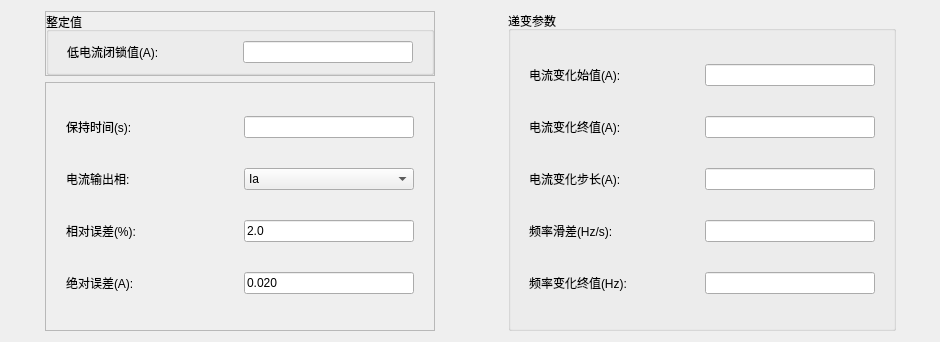
<?xml version="1.0" encoding="UTF-8"?>
<ui version="4.0">
 <class>QLowFreqILockItemParaEditWidget</class>
 <widget class="QWidget" name="QLowFreqILockItemParaEditWidget">
  <property name="geometry">
   <rect>
    <x>0</x>
    <y>0</y>
    <width>940</width>
    <height>342</height>
   </rect>
  </property>
  <property name="sizePolicy">
   <sizepolicy hsizetype="Preferred" vsizetype="Maximum">
    <horstretch>0</horstretch>
    <verstretch>0</verstretch>
   </sizepolicy>
  </property>
  <property name="minimumSize">
   <size>
    <width>0</width>
    <height>0</height>
   </size>
  </property>
  <property name="windowTitle">
   <string>Form</string>
  </property>
  <layout class="QHBoxLayout" name="horizontalLayout" stretch="1,4,2,4,1">
   <item>
    <spacer name="horizontalSpacer_2">
     <property name="orientation">
      <enum>Qt::Horizontal</enum>
     </property>
     <property name="sizeHint" stdset="0">
      <size>
       <width>40</width>
       <height>20</height>
      </size>
     </property>
    </spacer>
   </item>
   <item>
    <layout class="QVBoxLayout" name="verticalLayout_3" stretch="1,4">
     <item>
      <widget class="QFrame" name="frame_2">
       <property name="frameShape">
        <enum>QFrame::StyledPanel</enum>
       </property>
       <property name="frameShadow">
        <enum>QFrame::Raised</enum>
       </property>
       <layout class="QVBoxLayout" name="verticalLayout_2">
        <property name="spacing">
         <number>0</number>
        </property>
        <property name="leftMargin">
         <number>0</number>
        </property>
        <property name="topMargin">
         <number>0</number>
        </property>
        <property name="rightMargin">
         <number>0</number>
        </property>
        <property name="bottomMargin">
         <number>0</number>
        </property>
        <item>
         <widget class="QGroupBox" name="groupBox">
          <property name="maximumSize">
           <size>
            <width>16777215</width>
            <height>16777215</height>
           </size>
          </property>
          <property name="title">
           <string>整定值</string>
          </property>
          <layout class="QGridLayout" name="gridLayout_13">
           <item row="0" column="0">
            <layout class="QHBoxLayout" name="horizontalLayout_48">
             <property name="leftMargin">
              <number>9</number>
             </property>
             <property name="rightMargin">
              <number>9</number>
             </property>
             <item>
              <widget class="QLabel" name="m_labIBlockSetting">
               <property name="sizePolicy">
                <sizepolicy hsizetype="Fixed" vsizetype="Fixed">
                 <horstretch>0</horstretch>
                 <verstretch>0</verstretch>
                </sizepolicy>
               </property>
               <property name="minimumSize">
                <size>
                 <width>170</width>
                 <height>0</height>
                </size>
               </property>
               <property name="maximumSize">
                <size>
                 <width>170</width>
                 <height>16777215</height>
                </size>
               </property>
               <property name="text">
                <string>低电流闭锁值(A):</string>
               </property>
               <property name="alignment">
                <set>Qt::AlignLeading|Qt::AlignLeft|Qt::AlignVCenter</set>
               </property>
              </widget>
             </item>
             <item>
              <widget class="QSettingLineEdit" name="m_txtIBlock_IBlockSetting">
               <property name="sizePolicy">
                <sizepolicy hsizetype="Fixed" vsizetype="Fixed">
                 <horstretch>0</horstretch>
                 <verstretch>0</verstretch>
                </sizepolicy>
               </property>
               <property name="minimumSize">
                <size>
                 <width>170</width>
                 <height>0</height>
                </size>
               </property>
               <property name="maximumSize">
                <size>
                 <width>170</width>
                 <height>16777215</height>
                </size>
               </property>
              </widget>
             </item>
            </layout>
           </item>
          </layout>
         </widget>
        </item>
       </layout>
      </widget>
     </item>
     <item>
      <widget class="QFrame" name="frame">
       <property name="frameShape">
        <enum>QFrame::StyledPanel</enum>
       </property>
       <property name="frameShadow">
        <enum>QFrame::Raised</enum>
       </property>
       <layout class="QVBoxLayout" name="verticalLayout">
        <item>
         <layout class="QHBoxLayout" name="horizontalLayout_5">
          <property name="leftMargin">
           <number>9</number>
          </property>
          <property name="rightMargin">
           <number>9</number>
          </property>
          <item>
           <widget class="QLabel" name="m_labHoldTime">
            <property name="sizePolicy">
             <sizepolicy hsizetype="Fixed" vsizetype="Fixed">
              <horstretch>0</horstretch>
              <verstretch>0</verstretch>
             </sizepolicy>
            </property>
            <property name="minimumSize">
             <size>
              <width>170</width>
              <height>0</height>
             </size>
            </property>
            <property name="maximumSize">
             <size>
              <width>170</width>
              <height>16777215</height>
             </size>
            </property>
            <property name="text">
             <string>保持时间(s):</string>
            </property>
            <property name="alignment">
             <set>Qt::AlignLeading|Qt::AlignLeft|Qt::AlignVCenter</set>
            </property>
           </widget>
          </item>
          <item>
           <widget class="QLineEdit" name="m_txtIBlock_HoldTime">
            <property name="sizePolicy">
             <sizepolicy hsizetype="Fixed" vsizetype="Fixed">
              <horstretch>0</horstretch>
              <verstretch>0</verstretch>
             </sizepolicy>
            </property>
            <property name="minimumSize">
             <size>
              <width>170</width>
              <height>0</height>
             </size>
            </property>
            <property name="maximumSize">
             <size>
              <width>170</width>
              <height>16777215</height>
             </size>
            </property>
           </widget>
          </item>
         </layout>
        </item>
        <item>
         <layout class="QHBoxLayout" name="horizontalLayout_39">
          <property name="leftMargin">
           <number>9</number>
          </property>
          <property name="rightMargin">
           <number>9</number>
          </property>
          <item>
           <widget class="QLabel" name="m_labIBlock_Var">
            <property name="sizePolicy">
             <sizepolicy hsizetype="Fixed" vsizetype="Fixed">
              <horstretch>0</horstretch>
              <verstretch>0</verstretch>
             </sizepolicy>
            </property>
            <property name="minimumSize">
             <size>
              <width>170</width>
              <height>0</height>
             </size>
            </property>
            <property name="maximumSize">
             <size>
              <width>170</width>
              <height>16777215</height>
             </size>
            </property>
            <property name="text">
             <string>电流输出相:</string>
            </property>
            <property name="alignment">
             <set>Qt::AlignLeading|Qt::AlignLeft|Qt::AlignVCenter</set>
            </property>
           </widget>
          </item>
          <item>
           <widget class="QComboBox" name="m_cmbIBlock_Var">
            <property name="sizePolicy">
             <sizepolicy hsizetype="Fixed" vsizetype="Fixed">
              <horstretch>0</horstretch>
              <verstretch>0</verstretch>
             </sizepolicy>
            </property>
            <property name="minimumSize">
             <size>
              <width>170</width>
              <height>0</height>
             </size>
            </property>
            <property name="maximumSize">
             <size>
              <width>170</width>
              <height>16777215</height>
             </size>
            </property>
            <item>
             <property name="text">
              <string>Ia</string>
             </property>
            </item>
            <item>
             <property name="text">
              <string>Ib</string>
             </property>
            </item>
            <item>
             <property name="text">
              <string>Ic</string>
             </property>
            </item>
            <item>
             <property name="text">
              <string>Iabc</string>
             </property>
            </item>
           </widget>
          </item>
         </layout>
        </item>
        <item>
         <layout class="QHBoxLayout" name="horizontalLayout_40">
          <property name="leftMargin">
           <number>9</number>
          </property>
          <property name="rightMargin">
           <number>9</number>
          </property>
          <item>
           <widget class="QLabel" name="m_labRelErr">
            <property name="sizePolicy">
             <sizepolicy hsizetype="Fixed" vsizetype="Fixed">
              <horstretch>0</horstretch>
              <verstretch>0</verstretch>
             </sizepolicy>
            </property>
            <property name="minimumSize">
             <size>
              <width>170</width>
              <height>0</height>
             </size>
            </property>
            <property name="maximumSize">
             <size>
              <width>170</width>
              <height>16777215</height>
             </size>
            </property>
            <property name="text">
             <string>相对误差(%):</string>
            </property>
            <property name="alignment">
             <set>Qt::AlignLeading|Qt::AlignLeft|Qt::AlignVCenter</set>
            </property>
           </widget>
          </item>
          <item>
           <widget class="QLineEdit" name="m_txtIBlock_RelErr">
            <property name="sizePolicy">
             <sizepolicy hsizetype="Fixed" vsizetype="Fixed">
              <horstretch>0</horstretch>
              <verstretch>0</verstretch>
             </sizepolicy>
            </property>
            <property name="minimumSize">
             <size>
              <width>170</width>
              <height>0</height>
             </size>
            </property>
            <property name="maximumSize">
             <size>
              <width>170</width>
              <height>16777215</height>
             </size>
            </property>
            <property name="text">
             <string>2.0</string>
            </property>
           </widget>
          </item>
         </layout>
        </item>
        <item>
         <layout class="QHBoxLayout" name="horizontalLayout_41">
          <property name="leftMargin">
           <number>9</number>
          </property>
          <property name="rightMargin">
           <number>9</number>
          </property>
          <item>
           <widget class="QLabel" name="m_labAbsErr">
            <property name="sizePolicy">
             <sizepolicy hsizetype="Fixed" vsizetype="Fixed">
              <horstretch>0</horstretch>
              <verstretch>0</verstretch>
             </sizepolicy>
            </property>
            <property name="minimumSize">
             <size>
              <width>170</width>
              <height>0</height>
             </size>
            </property>
            <property name="maximumSize">
             <size>
              <width>170</width>
              <height>16777215</height>
             </size>
            </property>
            <property name="text">
             <string>绝对误差(A):</string>
            </property>
            <property name="alignment">
             <set>Qt::AlignLeading|Qt::AlignLeft|Qt::AlignVCenter</set>
            </property>
           </widget>
          </item>
          <item>
           <widget class="QLineEdit" name="m_txtIBlock_AbsErr">
            <property name="sizePolicy">
             <sizepolicy hsizetype="Fixed" vsizetype="Fixed">
              <horstretch>0</horstretch>
              <verstretch>0</verstretch>
             </sizepolicy>
            </property>
            <property name="minimumSize">
             <size>
              <width>170</width>
              <height>0</height>
             </size>
            </property>
            <property name="maximumSize">
             <size>
              <width>170</width>
              <height>16777215</height>
             </size>
            </property>
            <property name="text">
             <string>0.020</string>
            </property>
           </widget>
          </item>
         </layout>
        </item>
       </layout>
      </widget>
     </item>
    </layout>
   </item>
   <item>
    <spacer name="horizontalSpacer">
     <property name="orientation">
      <enum>Qt::Horizontal</enum>
     </property>
     <property name="sizeHint" stdset="0">
      <size>
       <width>409</width>
       <height>20</height>
      </size>
     </property>
    </spacer>
   </item>
   <item>
    <widget class="QGroupBox" name="groupBox_2">
     <property name="title">
      <string>递变参数</string>
     </property>
     <layout class="QGridLayout" name="gridLayout_12">
      <item row="0" column="0">
       <layout class="QHBoxLayout" name="horizontalLayout_43">
        <property name="leftMargin">
         <number>9</number>
        </property>
        <property name="rightMargin">
         <number>9</number>
        </property>
        <item>
         <widget class="QLabel" name="m_labIStart">
          <property name="sizePolicy">
           <sizepolicy hsizetype="Fixed" vsizetype="Fixed">
            <horstretch>0</horstretch>
            <verstretch>0</verstretch>
           </sizepolicy>
          </property>
          <property name="minimumSize">
           <size>
            <width>170</width>
            <height>0</height>
           </size>
          </property>
          <property name="maximumSize">
           <size>
            <width>170</width>
            <height>16777215</height>
           </size>
          </property>
          <property name="text">
           <string>电流变化始值(A):</string>
          </property>
          <property name="alignment">
           <set>Qt::AlignLeading|Qt::AlignLeft|Qt::AlignVCenter</set>
          </property>
         </widget>
        </item>
        <item>
         <widget class="QSettingLineEdit" name="m_txtIBlock_IStart">
          <property name="sizePolicy">
           <sizepolicy hsizetype="Fixed" vsizetype="Fixed">
            <horstretch>0</horstretch>
            <verstretch>0</verstretch>
           </sizepolicy>
          </property>
          <property name="minimumSize">
           <size>
            <width>170</width>
            <height>0</height>
           </size>
          </property>
          <property name="maximumSize">
           <size>
            <width>170</width>
            <height>16777215</height>
           </size>
          </property>
         </widget>
        </item>
       </layout>
      </item>
      <item row="1" column="0">
       <layout class="QHBoxLayout" name="horizontalLayout_44">
        <property name="leftMargin">
         <number>9</number>
        </property>
        <property name="rightMargin">
         <number>9</number>
        </property>
        <item>
         <widget class="QLabel" name="m_labIEnd">
          <property name="sizePolicy">
           <sizepolicy hsizetype="Fixed" vsizetype="Fixed">
            <horstretch>0</horstretch>
            <verstretch>0</verstretch>
           </sizepolicy>
          </property>
          <property name="minimumSize">
           <size>
            <width>170</width>
            <height>0</height>
           </size>
          </property>
          <property name="maximumSize">
           <size>
            <width>170</width>
            <height>16777215</height>
           </size>
          </property>
          <property name="text">
           <string>电流变化终值(A):</string>
          </property>
          <property name="alignment">
           <set>Qt::AlignLeading|Qt::AlignLeft|Qt::AlignVCenter</set>
          </property>
         </widget>
        </item>
        <item>
         <widget class="QSettingLineEdit" name="m_txtIBlock_IEnd">
          <property name="sizePolicy">
           <sizepolicy hsizetype="Fixed" vsizetype="Fixed">
            <horstretch>0</horstretch>
            <verstretch>0</verstretch>
           </sizepolicy>
          </property>
          <property name="minimumSize">
           <size>
            <width>170</width>
            <height>0</height>
           </size>
          </property>
          <property name="maximumSize">
           <size>
            <width>170</width>
            <height>16777215</height>
           </size>
          </property>
         </widget>
        </item>
       </layout>
      </item>
      <item row="2" column="0">
       <layout class="QHBoxLayout" name="horizontalLayout_45">
        <property name="leftMargin">
         <number>9</number>
        </property>
        <property name="rightMargin">
         <number>9</number>
        </property>
        <item>
         <widget class="QLabel" name="m_labIStep">
          <property name="sizePolicy">
           <sizepolicy hsizetype="Fixed" vsizetype="Fixed">
            <horstretch>0</horstretch>
            <verstretch>0</verstretch>
           </sizepolicy>
          </property>
          <property name="minimumSize">
           <size>
            <width>170</width>
            <height>0</height>
           </size>
          </property>
          <property name="maximumSize">
           <size>
            <width>170</width>
            <height>16777215</height>
           </size>
          </property>
          <property name="text">
           <string>电流变化步长(A):</string>
          </property>
          <property name="alignment">
           <set>Qt::AlignLeading|Qt::AlignLeft|Qt::AlignVCenter</set>
          </property>
         </widget>
        </item>
        <item>
         <widget class="QSettingLineEdit" name="m_txtIBlock_IStep">
          <property name="sizePolicy">
           <sizepolicy hsizetype="Fixed" vsizetype="Fixed">
            <horstretch>0</horstretch>
            <verstretch>0</verstretch>
           </sizepolicy>
          </property>
          <property name="minimumSize">
           <size>
            <width>170</width>
            <height>0</height>
           </size>
          </property>
          <property name="maximumSize">
           <size>
            <width>170</width>
            <height>16777215</height>
           </size>
          </property>
         </widget>
        </item>
       </layout>
      </item>
      <item row="3" column="0">
       <layout class="QHBoxLayout" name="horizontalLayout_46">
        <property name="leftMargin">
         <number>9</number>
        </property>
        <property name="rightMargin">
         <number>9</number>
        </property>
        <item>
         <widget class="QLabel" name="m_labdfdt">
          <property name="sizePolicy">
           <sizepolicy hsizetype="Fixed" vsizetype="Fixed">
            <horstretch>0</horstretch>
            <verstretch>0</verstretch>
           </sizepolicy>
          </property>
          <property name="minimumSize">
           <size>
            <width>170</width>
            <height>0</height>
           </size>
          </property>
          <property name="maximumSize">
           <size>
            <width>170</width>
            <height>16777215</height>
           </size>
          </property>
          <property name="text">
           <string>频率滑差(Hz/s):</string>
          </property>
          <property name="alignment">
           <set>Qt::AlignLeading|Qt::AlignLeft|Qt::AlignVCenter</set>
          </property>
         </widget>
        </item>
        <item>
         <widget class="QSettingLineEdit" name="m_txtIBlock_dfdt">
          <property name="sizePolicy">
           <sizepolicy hsizetype="Fixed" vsizetype="Fixed">
            <horstretch>0</horstretch>
            <verstretch>0</verstretch>
           </sizepolicy>
          </property>
          <property name="minimumSize">
           <size>
            <width>170</width>
            <height>0</height>
           </size>
          </property>
          <property name="maximumSize">
           <size>
            <width>170</width>
            <height>16777215</height>
           </size>
          </property>
         </widget>
        </item>
       </layout>
      </item>
      <item row="4" column="0">
       <layout class="QHBoxLayout" name="horizontalLayout_47">
        <property name="leftMargin">
         <number>9</number>
        </property>
        <property name="rightMargin">
         <number>9</number>
        </property>
        <item>
         <widget class="QLabel" name="m_labFreqEnd">
          <property name="sizePolicy">
           <sizepolicy hsizetype="Fixed" vsizetype="Fixed">
            <horstretch>0</horstretch>
            <verstretch>0</verstretch>
           </sizepolicy>
          </property>
          <property name="minimumSize">
           <size>
            <width>170</width>
            <height>0</height>
           </size>
          </property>
          <property name="maximumSize">
           <size>
            <width>170</width>
            <height>16777215</height>
           </size>
          </property>
          <property name="text">
           <string>频率变化终值(Hz):</string>
          </property>
          <property name="alignment">
           <set>Qt::AlignLeading|Qt::AlignLeft|Qt::AlignVCenter</set>
          </property>
         </widget>
        </item>
        <item>
         <widget class="QLineEdit" name="m_txtIBlock_FreqEnd">
          <property name="sizePolicy">
           <sizepolicy hsizetype="Fixed" vsizetype="Fixed">
            <horstretch>0</horstretch>
            <verstretch>0</verstretch>
           </sizepolicy>
          </property>
          <property name="minimumSize">
           <size>
            <width>170</width>
            <height>0</height>
           </size>
          </property>
          <property name="maximumSize">
           <size>
            <width>170</width>
            <height>16777215</height>
           </size>
          </property>
         </widget>
        </item>
       </layout>
      </item>
     </layout>
    </widget>
   </item>
   <item>
    <spacer name="horizontalSpacer_3">
     <property name="orientation">
      <enum>Qt::Horizontal</enum>
     </property>
     <property name="sizeHint" stdset="0">
      <size>
       <width>40</width>
       <height>20</height>
      </size>
     </property>
    </spacer>
   </item>
  </layout>
 </widget>
 <customwidgets>
  <customwidget>
   <class>QSettingLineEdit</class>
   <extends>QLineEdit</extends>
   <header>../../UI/Controls/SettingCtrls/qsettinglineedit.h</header>
  </customwidget>
 </customwidgets>
 <resources/>
 <connections/>
</ui>
